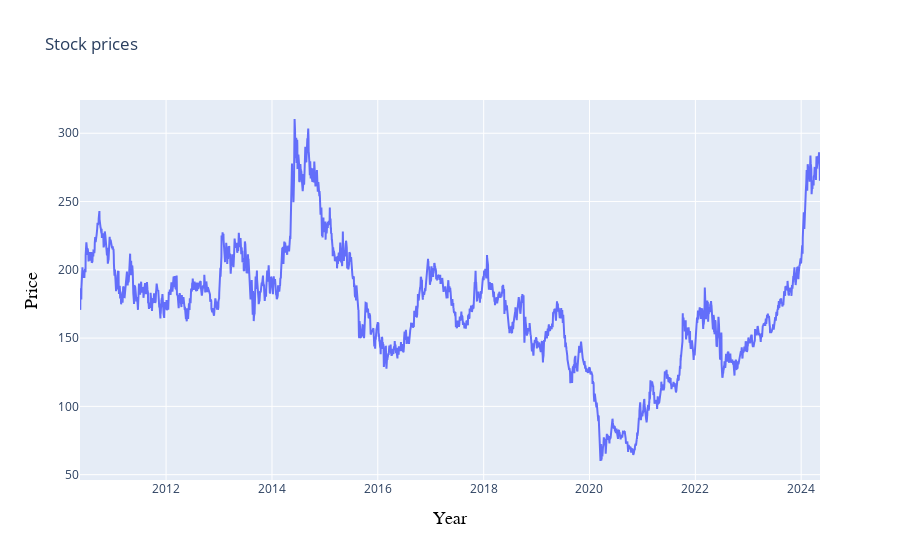

Here is the notebook cell this chart was saved with:
### Code cell
#to plot the graph in offline
iplot(plot)

### Figure 1 — Plotly figure (JSON) as saved in the notebook; plotly's stock layout.template omitted (floating-point values rounded to 4 significant figures; data arrays with more than 128 entries replaced by an {"elided": "..."} marker saying what was removed)
{"data": [{"type": "scatter", "x": {"elided": "3452 str values"}, "y": {"elided": "3452 float values"}}], "layout": {"title": {"text": "Stock prices"}, "xaxis": {"title": {"font": {"color": "black", "family": "Courier New,monospace", "size": 18}, "text": "Year"}}, "yaxis": {"title": {"font": {"color": "black", "family": "Courier New,monospace", "size": 18}, "text": "Price"}}}}
